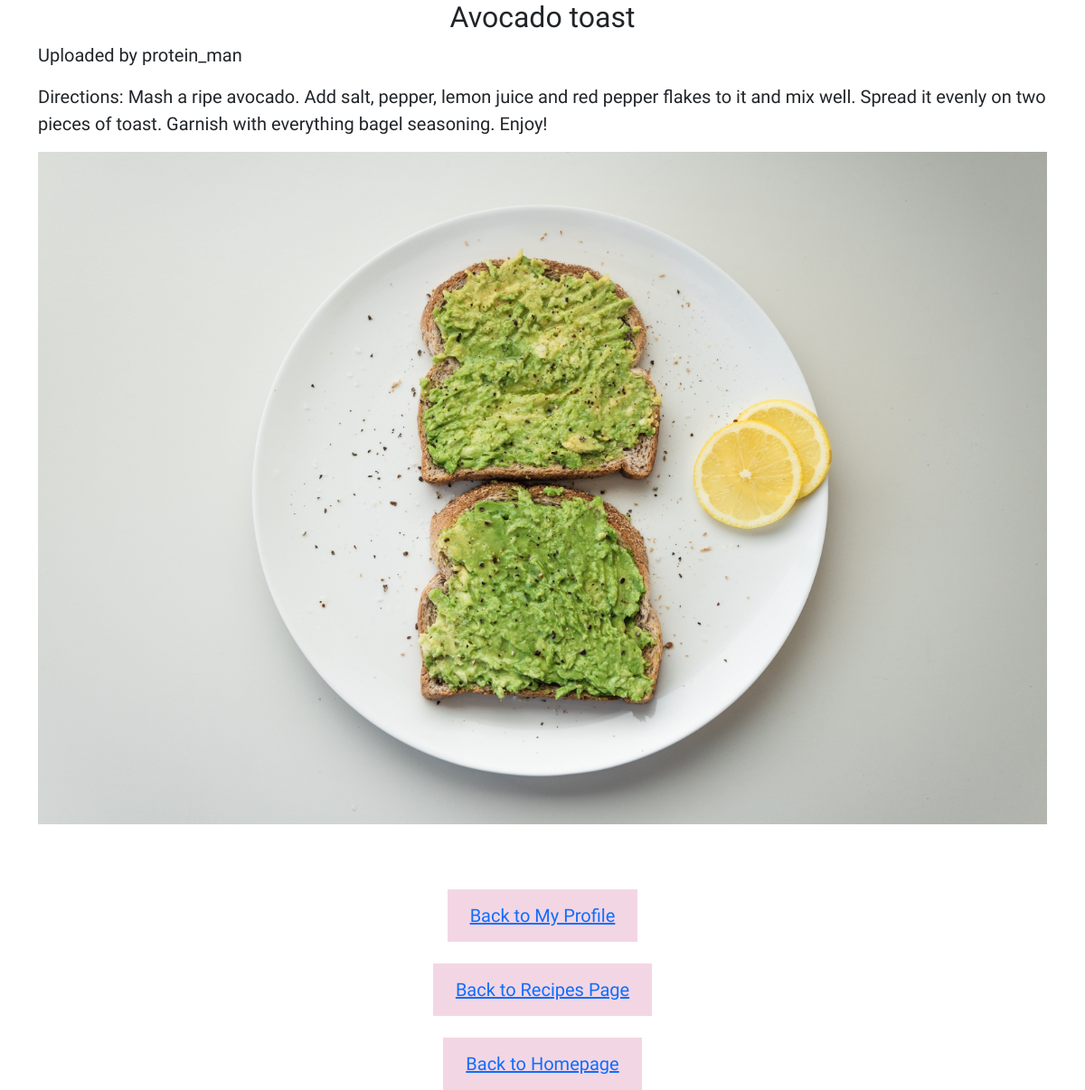
Screenshot of /recipe/8/ with the database file from the repository.
### healthandfitness/models.py (models this page shows)
class Recipe(models.Model):
    user = models.CharField(max_length=50)
    title = models.CharField(max_length=500, null = True)
    details = models.TextField()
    photo = models.ImageField()

### healthandfitness/views.py (the view)
# urls.py: path("recipe/<int:pk>/", views.recipe_detail, name="recipe_detail"),
def recipe_detail(request,pk):
    recipe = get_object_or_404(Recipe, pk=pk)
    return render(request, 'healthandfitness/recipe_detail.html', {'recipe': recipe})

### healthandfitness/templates/healthandfitness/recipe_detail.html (shortened to what this page needs)
{% load static %}
{% block content %}
<!DOCTYPE html>
<html lang="en">
<head>
    <link rel="stylesheet" type="text/css" href="{% static 'healthandfitness/recipe.css' %}">
    <link href="https://cdn.jsdelivr.net/npm/bootstrap@5.0.0/dist/css/bootstrap.min.css" rel="stylesheet">
</head>
<body>
    <div class = "container">
        <div class = "row">
            <h2 class = "center"> {{ recipe.title }} </h2>
            <p> Uploaded by {{ recipe.user }}</p>
            <p> Directions: {{ recipe.details }}</p>
        </div>
        <img src =  "{{ recipe.photo.url }}">
        <div class = "center">
            <br>
            <br>
            <br>
            <a href = {% url "my_profile" %}>
                Back to My Profile
            <br>
            <br>
            <a href = {% url "recipe_list" %}>
               Back to Recipes Page
            <br>
            <br>
            <a href = {% url "homepage" %}>
               Back to Homepage
        </div>
    </div>
</body>
</html>
{% endblock %}

### healthandfitness/static/healthandfitness/recipe.css (style rules this page uses)
a { font-family: Poor Story; background-color: #f3d6e4; padding: 14px 25px; font-size: 20px; color: black; text-align: center; display: inline-block; text-decoration: none; }
p { font-family: Poor Story; font-size: 20px; }
.center { text-align: center; font-family: Poor Story; }
img { width: 100%; height: auto; }

### rows the page displays
Recipe: title "Avocado toast", user "protein_man", details "Mash a ripe avocado. Add salt, pepper, lemon juice and red pepper flakes to it and mix well. Spread it evenly on two pieces of toast. Garnish with everything bagel seasoning. Enjoy!", photo (picture)
